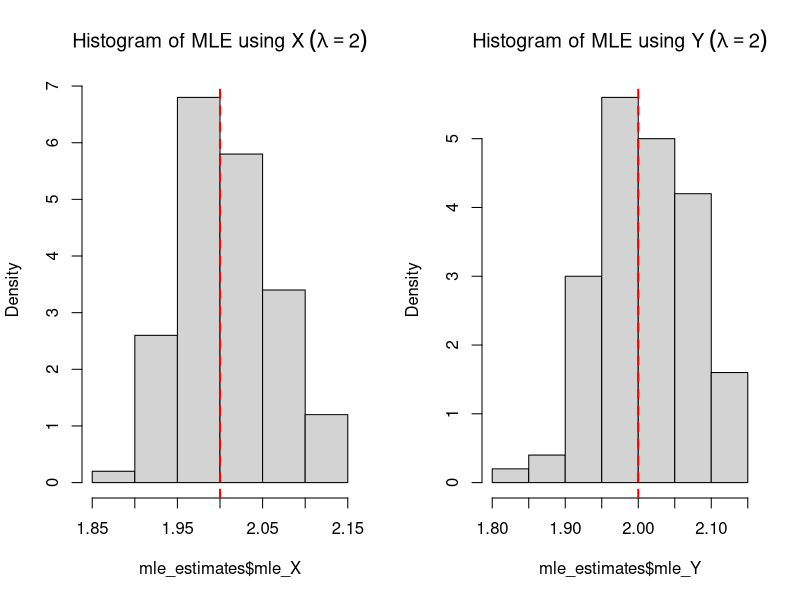

Recreate this plot in R.
set.seed(123) # Set seed for reproducibility

# Function to generate samples and calculate MLEs
estimate_mles <- function(n, lambda, num_samples) {
  mle_X <- numeric(num_samples)
  mle_Y <- numeric(num_samples)
  
  for (i in 1:num_samples) {
    X <- rexp(n, rate = lambda)
    Y <- ceiling(X)
    
    # MLE using X
    mle_X[i] <- 1 / mean(X)
    
    # MLE using Y
    mean_Y <- mean(Y)
    mle_Y[i] <- log(mean_Y / (mean_Y - 1))
  }
  
  list(mle_X = mle_X, mle_Y = mle_Y)
}

# Parameters
n <- 10^3  # Sample size
lambda <- 2  # Rate parameter for exponential distribution
num_samples <- 100  # Number of samples to generate

# Estimate MLEs
mle_estimates <- estimate_mles(n, lambda, num_samples)

# Calculate variances
var_mle_X <- var(mle_estimates$mle_X)
var_mle_Y <- var(mle_estimates$mle_Y)

# Output the results
cat("Variance of MLE using X:", var_mle_X, "\n")
cat("Variance of MLE using Y:", var_mle_Y, "\n")

# Plot histograms of the MLE estimates
par(mfrow = c(1, 2))  # Set up the plotting area to have 2 plots side by side

hist(mle_estimates$mle_X, probability = TRUE, main = bquote("Histogram of MLE using X" ~ (lambda == .(lambda))))
abline(v = lambda, col = "red", lwd = 2, lty = 2)  # Actual lambda

hist(mle_estimates$mle_Y, probability = TRUE, main = bquote("Histogram of MLE using Y" ~ (lambda == .(lambda))))
abline(v = lambda, col = "red", lwd = 2, lty = 2)  # Actual lambda
